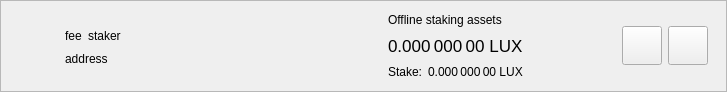
<?xml version="1.0" encoding="UTF-8"?>
<ui version="4.0">
 <class>DelegationItemWidget</class>
 <widget class="QWidget" name="DelegationItemWidget">
  <property name="geometry">
   <rect>
    <x>0</x>
    <y>0</y>
    <width>727</width>
    <height>92</height>
   </rect>
  </property>
  <property name="sizePolicy">
   <sizepolicy hsizetype="Preferred" vsizetype="Maximum">
    <horstretch>0</horstretch>
    <verstretch>0</verstretch>
   </sizepolicy>
  </property>
  <property name="windowTitle">
   <string>Form</string>
  </property>
  <layout class="QVBoxLayout" name="verticalLayout_2">
   <property name="spacing">
    <number>0</number>
   </property>
   <property name="leftMargin">
    <number>0</number>
   </property>
   <property name="topMargin">
    <number>0</number>
   </property>
   <property name="rightMargin">
    <number>0</number>
   </property>
   <property name="bottomMargin">
    <number>0</number>
   </property>
   <item>
    <widget class="QFrame" name="delegationItemFrame">
     <property name="frameShape">
      <enum>QFrame::StyledPanel</enum>
     </property>
     <property name="frameShadow">
      <enum>QFrame::Raised</enum>
     </property>
     <layout class="QHBoxLayout" name="horizontalLayout">
      <property name="topMargin">
       <number>0</number>
      </property>
      <property name="bottomMargin">
       <number>0</number>
      </property>
      <item>
       <widget class="QLabel" name="delegationLogo">
        <property name="sizePolicy">
         <sizepolicy hsizetype="Fixed" vsizetype="Fixed">
          <horstretch>0</horstretch>
          <verstretch>0</verstretch>
         </sizepolicy>
        </property>
        <property name="minimumSize">
         <size>
          <width>40</width>
          <height>40</height>
         </size>
        </property>
        <property name="alignment">
         <set>Qt::AlignCenter</set>
        </property>
       </widget>
      </item>
      <item>
       <widget class="QStackedWidget" name="stackedWidget">
        <property name="currentIndex">
         <number>0</number>
        </property>
        <widget class="QWidget" name="page">
         <layout class="QHBoxLayout" name="horizontalLayout_4">
          <item>
           <layout class="QHBoxLayout" name="horizontalLayout_3">
            <item>
             <layout class="QVBoxLayout" name="verticalLayout">
              <property name="rightMargin">
               <number>15</number>
              </property>
              <item>
               <spacer name="verticalSpacer_2">
                <property name="orientation">
                 <enum>Qt::Vertical</enum>
                </property>
                <property name="sizeHint" stdset="0">
                 <size>
                  <width>20</width>
                  <height>0</height>
                 </size>
                </property>
               </spacer>
              </item>
              <item alignment="Qt::AlignLeft">
               <widget class="QWidget" name="widgetDelegation" native="true">
                <property name="minimumSize">
                 <size>
                  <width>280</width>
                  <height>0</height>
                 </size>
                </property>
                <layout class="QHBoxLayout" name="horizontalLayout_2" stretch="0,0,1">
                 <property name="leftMargin">
                  <number>0</number>
                 </property>
                 <property name="topMargin">
                  <number>0</number>
                 </property>
                 <property name="rightMargin">
                  <number>0</number>
                 </property>
                 <property name="bottomMargin">
                  <number>0</number>
                 </property>
                 <item alignment="Qt::AlignLeft">
                  <widget class="QLabel" name="labelFee">
                   <property name="text">
                    <string>fee</string>
                   </property>
                   <property name="textInteractionFlags">
                    <set>Qt::LinksAccessibleByMouse|Qt::TextSelectableByMouse</set>
                   </property>
                  </widget>
                 </item>
                 <item alignment="Qt::AlignLeft">
                  <widget class="QLabel" name="labelStaker">
                   <property name="text">
                    <string>staker</string>
                   </property>
                   <property name="textInteractionFlags">
                    <set>Qt::LinksAccessibleByMouse|Qt::TextSelectableByMouse</set>
                   </property>
                  </widget>
                 </item>
                 <item>
                  <spacer name="horizontalSpacer">
                   <property name="orientation">
                    <enum>Qt::Horizontal</enum>
                   </property>
                   <property name="sizeType">
                    <enum>QSizePolicy::Minimum</enum>
                   </property>
                   <property name="sizeHint" stdset="0">
                    <size>
                     <width>0</width>
                     <height>20</height>
                    </size>
                   </property>
                  </spacer>
                 </item>
                </layout>
               </widget>
              </item>
              <item alignment="Qt::AlignLeft">
               <widget class="QLabel" name="labelAddress">
                <property name="text">
                 <string>address</string>
                </property>
                <property name="textInteractionFlags">
                 <set>Qt::LinksAccessibleByMouse|Qt::TextSelectableByMouse</set>
                </property>
               </widget>
              </item>
              <item>
               <spacer name="verticalSpacer">
                <property name="orientation">
                 <enum>Qt::Vertical</enum>
                </property>
                <property name="sizeHint" stdset="0">
                 <size>
                  <width>20</width>
                  <height>0</height>
                 </size>
                </property>
               </spacer>
              </item>
             </layout>
            </item>
            <item>
             <widget class="QWidget" name="vLineAssets" native="true">
              <property name="minimumSize">
               <size>
                <width>1</width>
                <height>0</height>
               </size>
              </property>
             </widget>
            </item>
            <item>
             <widget class="QWidget" name="widgetStakingAssets" native="true">
              <property name="sizePolicy">
               <sizepolicy hsizetype="Minimum" vsizetype="Preferred">
                <horstretch>0</horstretch>
                <verstretch>0</verstretch>
               </sizepolicy>
              </property>
              <layout class="QVBoxLayout" name="verticalLayout_3">
               <property name="leftMargin">
                <number>15</number>
               </property>
               <property name="topMargin">
                <number>0</number>
               </property>
               <property name="rightMargin">
                <number>15</number>
               </property>
               <property name="bottomMargin">
                <number>0</number>
               </property>
               <item>
                <widget class="QLabel" name="labelAssetsText">
                 <property name="text">
                  <string>Offline staking assets</string>
                 </property>
                 <property name="alignment">
                  <set>Qt::AlignLeading|Qt::AlignLeft|Qt::AlignVCenter</set>
                 </property>
                </widget>
               </item>
               <item>
                <widget class="QLabel" name="labelAssets">
                 <property name="font">
                  <font>
                   <pointsize>13</pointsize>
                  </font>
                 </property>
                 <property name="cursor">
                  <cursorShape>IBeamCursor</cursorShape>
                 </property>
                 <property name="toolTip">
                  <string>Your current spendable balance</string>
                 </property>
                 <property name="text">
                  <string notr="true">0.000 000 00 LUX</string>
                 </property>
                 <property name="alignment">
                  <set>Qt::AlignLeading|Qt::AlignLeft|Qt::AlignVCenter</set>
                 </property>
                 <property name="textInteractionFlags">
                  <set>Qt::LinksAccessibleByMouse|Qt::TextSelectableByMouse</set>
                 </property>
                </widget>
               </item>
               <item>
                <layout class="QHBoxLayout" name="horizontalLayout_6">
                 <property name="spacing">
                  <number>6</number>
                 </property>
                 <item>
                  <widget class="QLabel" name="labelStakeText">
                   <property name="sizePolicy">
                    <sizepolicy hsizetype="Maximum" vsizetype="Preferred">
                     <horstretch>0</horstretch>
                     <verstretch>0</verstretch>
                    </sizepolicy>
                   </property>
                   <property name="text">
                    <string>Stake:</string>
                   </property>
                   <property name="alignment">
                    <set>Qt::AlignLeading|Qt::AlignLeft|Qt::AlignVCenter</set>
                   </property>
                  </widget>
                 </item>
                 <item>
                  <widget class="QLabel" name="labelStake">
                   <property name="text">
                    <string>0.000 000 00 LUX</string>
                   </property>
                   <property name="alignment">
                    <set>Qt::AlignLeading|Qt::AlignLeft|Qt::AlignVCenter</set>
                   </property>
                   <property name="textInteractionFlags">
                    <set>Qt::LinksAccessibleByMouse|Qt::TextSelectableByMouse</set>
                   </property>
                  </widget>
                 </item>
                 <item>
                  <spacer name="horizontalSpacer_4">
                   <property name="orientation">
                    <enum>Qt::Horizontal</enum>
                   </property>
                   <property name="sizeType">
                    <enum>QSizePolicy::Minimum</enum>
                   </property>
                   <property name="sizeHint" stdset="0">
                    <size>
                     <width>0</width>
                     <height>0</height>
                    </size>
                   </property>
                  </spacer>
                 </item>
                </layout>
               </item>
              </layout>
             </widget>
            </item>
            <item>
             <spacer name="horizontalSpacer_2">
              <property name="orientation">
               <enum>Qt::Horizontal</enum>
              </property>
              <property name="sizeHint" stdset="0">
               <size>
                <width>193</width>
                <height>20</height>
               </size>
              </property>
             </spacer>
            </item>
            <item>
             <widget class="QToolButton" name="buttonSplit">
              <property name="text">
               <string/>
              </property>
              <property name="iconSize">
               <size>
                <width>32</width>
                <height>32</height>
               </size>
              </property>
             </widget>
            </item>
            <item>
             <widget class="QToolButton" name="buttonRemove">
              <property name="text">
               <string/>
              </property>
              <property name="iconSize">
               <size>
                <width>32</width>
                <height>32</height>
               </size>
              </property>
             </widget>
            </item>
           </layout>
          </item>
         </layout>
        </widget>
        <widget class="QWidget" name="page_2">
         <layout class="QHBoxLayout" name="horizontalLayout_5">
          <item>
           <widget class="QLabel" name="labelNewDelegation">
            <property name="text">
             <string>Add new delegations</string>
            </property>
           </widget>
          </item>
          <item>
           <spacer name="horizontalSpacer_3">
            <property name="orientation">
             <enum>Qt::Horizontal</enum>
            </property>
            <property name="sizeHint" stdset="0">
             <size>
              <width>408</width>
              <height>20</height>
             </size>
            </property>
           </spacer>
          </item>
          <item>
           <widget class="QToolButton" name="buttonRestore">
            <property name="text">
             <string/>
            </property>
            <property name="iconSize">
             <size>
              <width>32</width>
              <height>32</height>
             </size>
            </property>
           </widget>
          </item>
          <item>
           <widget class="QToolButton" name="buttonAdd">
            <property name="text">
             <string/>
            </property>
            <property name="iconSize">
             <size>
              <width>32</width>
              <height>32</height>
             </size>
            </property>
           </widget>
          </item>
         </layout>
        </widget>
       </widget>
      </item>
     </layout>
    </widget>
   </item>
  </layout>
 </widget>
 <resources/>
 <connections/>
</ui>
